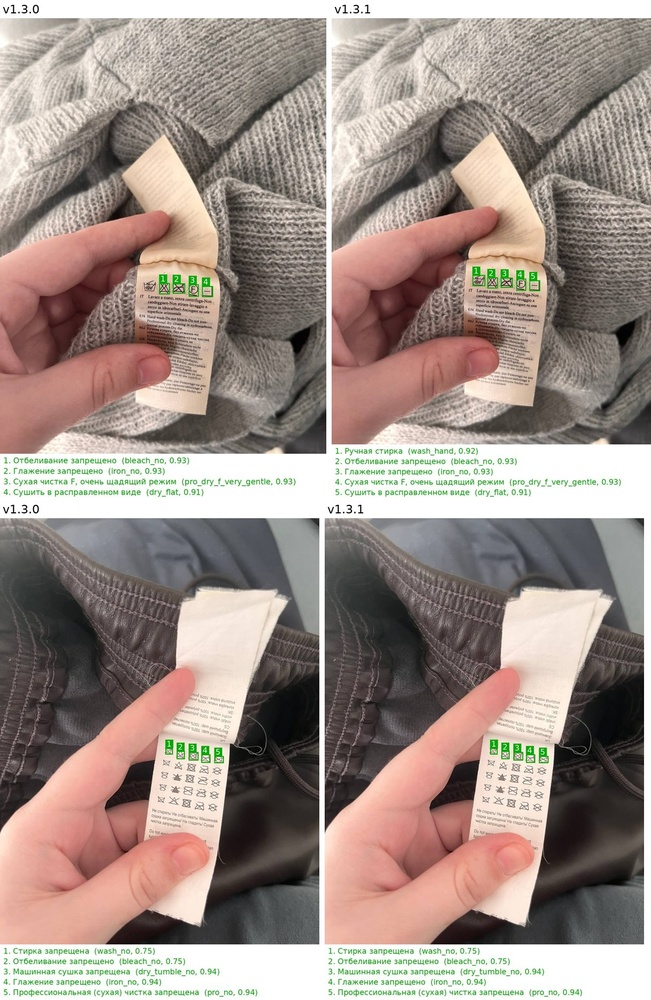
#> input picture comparison/new_photos_v1.3.0_vs_v1.3.1.jpg, 651 x 1000 px, shrunk from 1217 x 1868 before the run
$ python -i symbol_detector.py   (imports and definitions only)
#> lines starting #> are read from the running program, lines starting #| are printed output that depends on the picture; after the words box and inside, x2 and y2 are one past the last pixel; in counts of white or black regions, pixels touching at a corner belong together
"""Symbol candidate detection and segmentation.

Graphic care symbols are found as *groups* of ink components: a main outline
(tub, triangle, square, iron, circle – with its crossing lines, which are
connected to it) plus the small parts that belong to it (dots, temperature
digits, letters, bars under the shape, a separate steam cross ...).

Nothing here decides *what* a candidate is; the goal is a high-recall list of
plausible symbol regions. Text, logos and noise are rejected later by the
classifier (``not_symbol`` class) and by the post-checks.
"""
from __future__ import annotations

from dataclasses import dataclass, field

import cv2
import numpy as np


@dataclass
class Candidate:
    box: tuple[int, int, int, int]                 # x, y, w, h (in the searched image)
    main: int                                      # label of the main component
    parts: list[int] = field(default_factory=list)  # absorbed component labels
    main_box: tuple[int, int, int, int] = (0, 0, 0, 0)
    split: bool = False                            # piece of a split merged component (1.3.0)

    @property
    def h(self):
        return self.box[3]


def binarize(gray: np.ndarray, floor: float = 0.10) -> np.ndarray:
    """Ink mask (uint8 0/255) for dark ink on light background.

    Local black-hat ratio: darkness relative to a morphological closing with a
    kernel a few times wider than a stroke. The background estimate follows
    illumination gradients *and* sharp shadow edges, so shadows do not turn
    into ink. Filled interiors wider than the kernel only keep their outline –
    enough for localisation (classification works on the gray crop).
    """
#> called with floor = 0.1
    H, W = gray.shape
    g = cv2.GaussianBlur(gray, (3, 3), 0).astype(np.float32)
    k = int(np.clip(max(H, W) / 45, 9, 45)) | 1
    bg = cv2.morphologyEx(g, cv2.MORPH_CLOSE, cv2.getStructuringElement(cv2.MORPH_ELLIPSE, (k, k)))
    rel = (bg - g) / np.maximum(bg, 8.0)
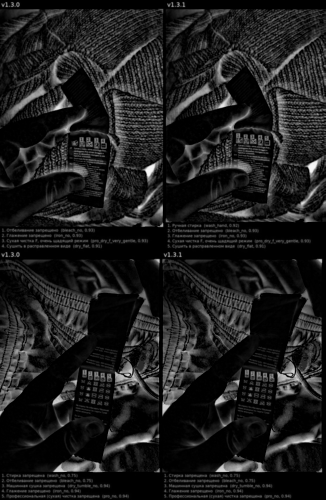
#> rel: shape (1000, 651) float32 (shown at 1/2 size); min 0, max 0.979, mean 0.117
    cand = rel[rel > 0.04]
    if cand.size < 50:
        return np.zeros((H, W), np.uint8)
    r8 = np.clip(cand * 255, 0, 255).astype(np.uint8)
    t, _ = cv2.threshold(r8, 0, 255, cv2.THRESH_BINARY + cv2.THRESH_OTSU)
#> t = 68
    thr = float(np.clip(t / 255.0 * 0.75, floor, 0.30))
#> thr = 0.2
    m = (rel > thr).astype(np.uint8) * 255
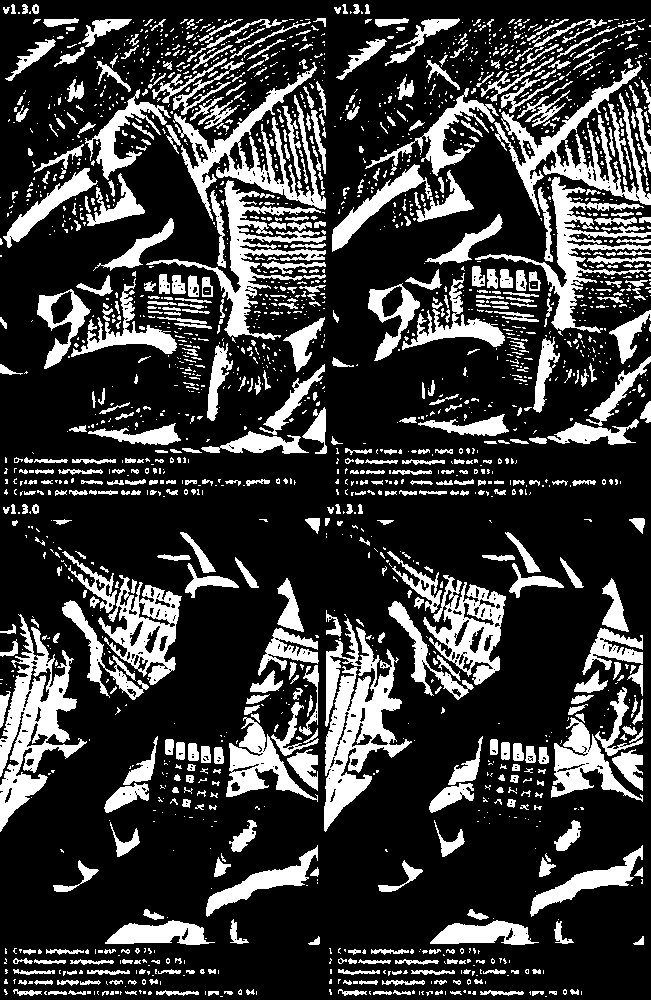
#> m: shape (1000, 651); 22.9% white; 2146 white regions (1538 under 20 px), largest, box (x1, y1, x2, y2) and area: (324, 618, 412, 832) 7577, (0, 614, 87, 832) 6725, (173, 62, 326, 221) 5255
    # remove speckle (fabric texture) without eating dots; close hairline gaps
    m = cv2.morphologyEx(m, cv2.MORPH_OPEN, np.ones((2, 2), np.uint8))
    m = cv2.morphologyEx(m, cv2.MORPH_CLOSE, np.ones((3, 3), np.uint8))
    return m


# [13 lines left out: function enhance_for_detection, not called in this run]


def _remove_long_lines(sub: np.ndarray, h_ref: int, w_ref: int) -> np.ndarray:
    """Erase ruled lines (table grids, label frames) from a component mask.

    Horizontal: segments found by an opening with a moderate kernel on a
    vertically dilated mask (tolerates tilt and a bent label) that chain into a
    run longer than 1.5x the strip height - no single symbol has such a line
    (bars under a tub are at most one symbol wide).
    Vertical: thin lines spanning (almost) the whole remaining strip height are
    cell separators; the sides of a drying square are shorter than the cell.
    """
    out = sub.copy()
    L = max(15, int(0.6 * h_ref))
    hor = cv2.morphologyEx(cv2.dilate(sub, np.ones((7, 1), np.uint8)), cv2.MORPH_OPEN,
                           cv2.getStructuringElement(cv2.MORPH_RECT, (L, 1)))
    n, lab, st, _ = cv2.connectedComponentsWithStats(hor, connectivity=8)
    ruled = False
    for j in range(1, n):
        # a table rule / frame spans (almost) the whole strip of at least ~3 cells; the joined
        # base lines of a few touching symbols (tub bars + triangle base + square bottom) do not
        if st[j, 2] >= max(1.5 * h_ref, 0.8 * w_ref) and w_ref >= 2.4 * h_ref:
            out[cv2.dilate((lab == j).astype(np.uint8), np.ones((3, 3), np.uint8)) > 0] = 0
            ruled = True
    if not ruled:
        return out  # no table: never remove vertical strokes (they are sides of drying squares, irons ...)
    ys = np.where(out.any(1))[0]
    h2 = int(ys.max() - ys.min() + 1) if ys.size else h_ref
    kv = max(15, int(0.85 * h2))
    if out.shape[0] >= kv:
        ver = cv2.morphologyEx(cv2.dilate(out, np.ones((1, 5), np.uint8)), cv2.MORPH_OPEN,
                               cv2.getStructuringElement(cv2.MORPH_RECT, (1, kv)))
        n, lab, st, _ = cv2.connectedComponentsWithStats(ver, connectivity=8)
        for j in range(1, n):
            if st[j, 2] <= max(8, 0.16 * h2) and st[j, 3] >= kv:
                out[cv2.dilate((lab == j).astype(np.uint8), np.ones((3, 3), np.uint8)) > 0] = 0
    return out


def _cut_valleys(sub: np.ndarray, h_sym: float) -> np.ndarray:
    """Cut a horizontal strip of touching symbols at the ink valleys between them.

    Dynamic programming over cut positions: every piece must have a plausible
    symbol width (0.45 - 1.6 x strip height); the cost of a cut is the ink in
    that column (relative to the strip's median column), plus a penalty for
    pieces whose width differs from the height (care symbols are roughly
    square). Columns with a lot of ink cannot be cut. Only the 2-px cut column
    is erased; classification still uses the gray crop.
    """
    H, W = sub.shape
    if W < 1.6 * h_sym:
        return sub
    prof = (sub > 0).sum(0).astype(np.float32)
    ps = np.convolve(prof, np.ones(3, np.float32) / 3, mode="same")
    nz = ps[ps > 0]
    if nz.size == 0:
        return sub
    med = float(np.median(nz))
    cost_cut = ps / max(med, 1e-6)
    allowed = cost_cut <= 0.8
    lo, hi = max(2, int(0.45 * h_sym)), int(1.6 * h_sym)
    INF = 1e18
    best = np.full(W + 1, INF)
    prev = np.full(W + 1, -1, np.int64)
    best[0] = 0.0
    for x in range(lo, W + 1):
        if x < W and not allowed[x]:
            continue
        a0, a1 = max(0, x - hi), x - lo
        if a1 < 0:
            continue
        cand = best[a0:a1 + 1]
        widths = x - np.arange(a0, a1 + 1)
        tot = cand + (widths / h_sym - 1.0) ** 2 + (cost_cut[x] if x < W else 0.0)
        k = int(np.argmin(tot))
        if tot[k] < best[x]:
            best[x], prev[x] = tot[k], a0 + k
    if best[W] >= INF:
        return sub
    out = sub.copy()
    x = int(prev[W])
    while x > 0:
        out[:, max(0, x - 1):x + 1] = 0
        x = int(prev[x])
    return out


def find_candidates(gray: np.ndarray, mask: np.ndarray | None = None, max_candidates: int = 160,
                    split_merged: bool = True):
    """Return (candidates, labels, stats, mask).

    A second, adaptive-threshold pass is used as a *recovery detector* when the
    main contrast mask breaks thin, low-contrast outlines into tiny fragments.
    Recovery candidates are only added in a symbol row where a plausible gap is
    bracketed by already-detected symbols.  This keeps label text and fabric
    weave from exploding the candidate list.
    """
    use_recovery = mask is None
    if mask is None:
        mask = binarize(gray)
    H, W = mask.shape
    n, labels, stats, cent = cv2.connectedComponentsWithStats(mask, connectivity=8)
#> n = 845; stats = 845 rows, first 6: [0, 0, 651, 1000, 497198], [12, 5, 28, 10, 161], [344, 5, 5, 10, 31], [355, 5, 16, 10, 92], [4, 8, 6, 7, 33], [335, 8, 7, 7, 35]; cent = 845 pairs, first value 1 to 650, second value 10.1 to 994.5
    # below ~16 px the distinguishing details (dots, bars, digits) are not resolvable
    min_h = max(16, int(0.012 * max(H, W)))
    prim = []
    merged = []  # components that may be several touching symbols / symbols inside a ruled grid
    for i in range(1, n):
        x, y, w, h, a = stats[i]
        if max(h, w) < min_h or min(h, w) < 0.5 * min_h:
            continue
        if h > 0.97 * H and w > 0.97 * W:
            continue
        ar = w / max(h, 1)
        if ar > 1.65 or ar < 1 / 1.65:
            touches_b = x <= 1 or y <= 1 or x + w >= W - 1 or y + h >= H - 1
            if not touches_b and min(h, w) >= min_h and max(ar, 1 / ar) <= 16:
                merged.append(i)
        if ar < 0.3 or ar > 3.2:
            continue
        fill = a / float(w * h)
        if fill > 0.85 and min(w, h) > 3 * min_h:  # big solid blob: shadow, stain, logo
            continue
        # anything touching the image border is a label edge, seam, garment region or a
        # symbol cut by the frame – none of them can be recognised reliably
        touches = x <= 1 or y <= 1 or x + w >= W - 1 or y + h >= H - 1
        if touches:
            continue
        if h > 0.9 * H and w > 0.9 * W:
            continue
        prim.append(i)
#> this loop made 844 passes
#> (x, y, w, h, a, ar, touches_b, fill) on passes 1, 10, 19, 22: (12, 5, 28, 10, 161, 2.8, False, 0.575), (80, 20, 52, 28, 584, 1.86, False, 0.401), (265, 20, 17, 9, 86, 1.89, False, 0.562), (397, 20, 64, 29, 607, 2.21, False, 0.327)
#> after the loop, merged = [10, 22, 29, 261, 321, 325, 393, 397, 474, 483, 636, 639, 640, 643, 753, 755]; prim = 107 values from 1 to 756
    prim.sort(key=lambda i: -stats[i, 3] * stats[i, 2])
    used = np.zeros(n, bool)
    used[0] = True
    cands: list[Candidate] = []
    # component geometry as arrays: the grouping test below is evaluated for all
    # components at once (same rules as before, vectorised - texture-heavy photos
    # have tens of thousands of components)
    SX, SY, SW, SH = (stats[:, k].astype(np.float64) for k in range(4))
#> SX = 845 values, max 650 at index 43, min 0 at index 0, mean 319.6; SY = 845 values, max 994 at index 844, min 0 at index 0, mean 402.8; SW = 845 values, max 651 at index 0, min 1 at index 43, mean 13.48; SH = 845 values, max 1000 at index 0, min 2 at index 13, mean 11.51
    CX, CY = SX + SW / 2, SY + SH / 2
#> CX = 845 values, max 650.5 at index 43, min 1.5 at index 315, mean 326.3; CY = 845 values, max 995 at index 844, min 10 at index 1, mean 408.6
    for i in prim:
        if used[i]:
            continue
        x, y, w, h, a = stats[i]
        # absorb region: parts inside the shape, bars/steam-cross below it
        ex0, ex1 = x - 0.10 * w, x + w + 0.10 * w
        ey0, ey1 = y - 0.12 * h, y + h + 0.48 * h
        free = ~used
        free[i] = False
        free &= ~((SH >= 0.75 * h) & (SW >= 0.75 * w))  # a comparable object -> a separate symbol
        inside = ((x <= CX) & (CX <= x + w) & (y <= CY) & (CY <= y + h) & (SX >= x - 0.05 * w)
                  & (SX + SW <= x + w + 0.05 * w) & (SY >= y - 0.05 * h) & (SY + SH <= y + h + 0.05 * h))
        below = ((x - 0.4 * w <= SX) & (SX + SW <= x + w + 0.4 * w) & (y + 0.85 * h <= CY) & (CY <= ey1)
                 & (((SW >= 0.45 * w) & (SH <= 0.4 * h) & (SW >= 2.5 * SH))
                    | ((SH <= 0.45 * h) & (SW <= 0.9 * w) & (SY < y + h + 0.2 * h))))
        dist = np.maximum.reduce([x - (SX + SW), SX - (x + w), y - (SY + SH), SY - (y + h), np.zeros_like(SX)])
        near = ((ex0 <= CX) & (CX <= ex1) & (ey0 <= CY) & (CY <= ey1) & (SH < 0.5 * h) & (SW < 0.5 * w)
                & (dist <= 0.12 * max(w, h)))
        parts = [int(j) for j in np.flatnonzero(free & (inside | below | near))]
        if len(parts) > 14:
            if split_merged and i not in merged and min(w, h) >= min_h:
                merged.append(i)  # a ruled frame around symbols: the frame lines get removed below
            continue  # a frame/region enclosing lots of things (label border, text box) – not a symbol
        bx0, by0, bx1, by1 = x, y, x + w, y + h
        for j in parts:
            jx, jy, jw, jh, _ = stats[j]
            bx0, by0 = min(bx0, jx), min(by0, jy)
            bx1, by1 = max(bx1, jx + jw), max(by1, jy + jh)
        cands.append(Candidate((int(bx0), int(by0), int(bx1 - bx0), int(by1 - by0)), i, parts, (int(x), int(y), int(w), int(h))))
        used[i] = True
        used[parts] = True
        if len(cands) >= max_candidates:
            break
#> this loop made 107 passes
#> i on passes 8 to 11: 18, 419, 172, 332

    if use_recovery and cands and len(cands) < max_candidates:
        # The contrast-relative mask is excellent on most symbols but can erase
        # a thin iron / drying outline printed on textured woven fabric. Adaptive
        # thresholding often recovers the whole contour in those cases.
        h_img, w_img = gray.shape
        block = int(np.clip(round(max(h_img, w_img) / 40), 15, 41)) | 1
        blur = cv2.GaussianBlur(gray, (3, 3), 0)
        # Match the likely foreground polarity: background should be the larger
        # class. This also handles dark/woven labels during the inverted search.
        otsu, _ = cv2.threshold(gray, 0, 255, cv2.THRESH_BINARY + cv2.THRESH_OTSU)
        dark_ink = float((gray > otsu).mean()) >= 0.5
        threshold_type = cv2.THRESH_BINARY_INV if dark_ink else cv2.THRESH_BINARY
        adaptive = cv2.adaptiveThreshold(
            blur, 255, cv2.ADAPTIVE_THRESH_GAUSSIAN_C, threshold_type, block, 9
        )
        adaptive = cv2.morphologyEx(adaptive, cv2.MORPH_OPEN, np.ones((2, 2), np.uint8))
        adaptive = cv2.morphologyEx(adaptive, cv2.MORPH_CLOSE, np.ones((3, 3), np.uint8))
        recovered, _, _, _ = find_candidates(gray, mask=adaptive, max_candidates=max_candidates)
#> call 2 of find_candidates, with max_candidates = 160, split_merged = True
#> in find_candidates (call 2), `n, labels, stats, cent = cv2.connectedComponentsWithStats(mask, connec..`:
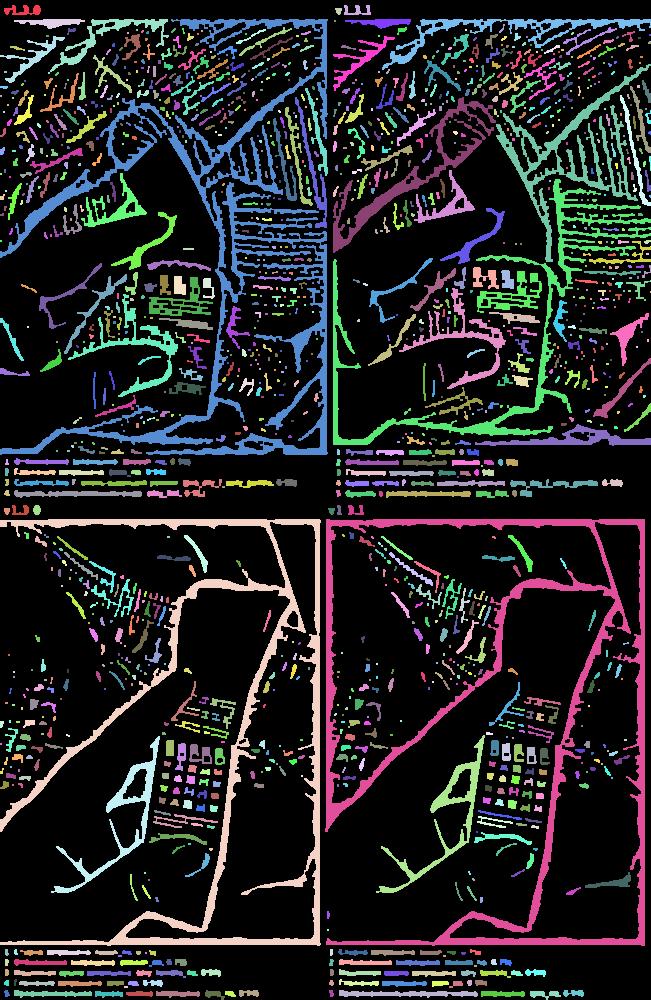
#> labels: shape (1000, 651) int32; 1411 distinct labels, from 0 to 1410; one colour per label, 0 black
#> the loop in find_candidates (call 2), `for i in prim:` made 163 passes
#> i on passes 1 to 3: 933, 255, 1188

        def overlap(a, b):
            ax, ay, aw, ah = a; bx, by, bw, bh = b
            ix = max(0, min(ax + aw, bx + bw) - max(ax, bx))
            iy = max(0, min(ay + ah, by + bh) - max(ay, by))
            inter = ix * iy
            union = aw * ah + bw * bh - inter
            return inter / union if union > 0 else 0.0

        base_centres = []
        for c in cands:
            x, y, w, h = c.box
            base_centres.append((x + w / 2, y + h / 2, w, h, c.box))
#> this loop made 81 passes

        added = []
        for alt in recovered:
            # Use the main connected component box, not the often larger region
            # collected from nearby textile texture and letters below the symbol.
            x, y, w, h = alt.main_box
            if min(w, h) < max(16, int(0.012 * max(h_img, w_img))):
                continue
            box = (int(x), int(y), int(w), int(h))
            if any(overlap(box, c.box) >= 0.18 for c in cands):
                continue
            cx, cy = x + w / 2, y + h / 2
            # Keep only recoveries that line up with the established symbol row
            # and fill a realistic gap between a left and right symbol.
            left = []
            right = []
            aligned = []
            for nx, ny, nw, nh, _ in base_centres:
                scale_h = max(h, nh)
                if abs(cy - ny) > 0.62 * scale_h:
                    continue
                aligned.append((nx, ny, nw, nh))
                dx = cx - nx
                if 0.45 * scale_h <= dx <= 2.4 * scale_h:
                    left.append((dx, scale_h))
                elif -2.4 * scale_h <= dx <= -0.45 * scale_h:
                    right.append((-dx, scale_h))
            if not left or not right or len(aligned) < 2:
                continue
            # Reject tiny text fragments in the row gutter: a recovered symbol
            # should be comparable in size to the symbols already on that row.
            row_heights = np.asarray([item[3] for item in aligned], dtype=np.float32)
            typical_h = float(np.median(row_heights))
            if h < 0.55 * typical_h or h > 1.65 * typical_h:
                continue
            # A candidate must truly occupy a horizontal gap, not overlap the
            # centre of an existing symbol region on the same row. Ignore text
            # candidates at the same x-coordinate on unrelated lines.
            if any(abs(cx - nx) < 0.48 * max(h, nh) for nx, ny, nw, nh in aligned):
                continue
            added.append(Candidate(box=box, main=alt.main, parts=[], main_box=box))
            base_centres.append((cx, cy, w, h, box))
            if len(cands) + len(added) >= max_candidates:
                break
#> this loop made 138 passes
        cands.extend(added)

    # (after the recovery pass, so that split pieces never block a recovered symbol)
    if split_merged and use_recovery and merged:
        # Touching symbols (a crossing line running into the next symbol) and symbols printed
        # in a ruled table form ONE wide component that is rejected above (aspect ratio) or
        # read as one symbol. Remove long ruled lines and cut the strip at ink valleys, then
        # group the pieces again. The pieces are added as additional candidates; duplicate
        # suppression after classification keeps whichever reading is more confident.
        mask2 = np.zeros_like(mask)
        for i in merged:
            x, y, w, h, _ = stats[i]
            sub = (labels[y:y + h, x:x + w] == i).astype(np.uint8) * 255
            horizontal = w >= h
            if not horizontal:
                sub = np.ascontiguousarray(sub.T)
            hh = sub.shape[0]
            sub = _remove_long_lines(sub, hh, sub.shape[1])
            ys = np.where(sub.any(1))[0]
            if ys.size:
                hh = int(ys.max() - ys.min() + 1)
            sub = _cut_valleys(sub, max(hh, min_h))
            if not horizontal:
                sub = np.ascontiguousarray(sub.T)
            mask2[y:y + h, x:x + w] = np.maximum(mask2[y:y + h, x:x + w], sub)
#> this loop made 24 passes
#> i on passes 1 to 4: 10, 22, 29, 261
#> pass 1, in _remove_long_lines, `n, lab, st, _ = cv2.connectedComponentsWithStats(hor, connectivity=8)`:
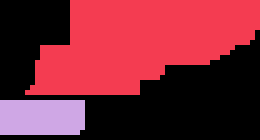
#> lab: shape (28, 52) int32 (shown 5 times larger); 3 distinct labels, from 0 to 2; one colour per label, 0 black
        extra, _, _, _ = find_candidates(gray, mask=mask2, max_candidates=max_candidates, split_merged=False)
#> call 3 of find_candidates, with max_candidates = 160, split_merged = False
#> in find_candidates (call 3), `n, labels, stats, cent = cv2.connectedComponentsWithStats(mask, connec..`:
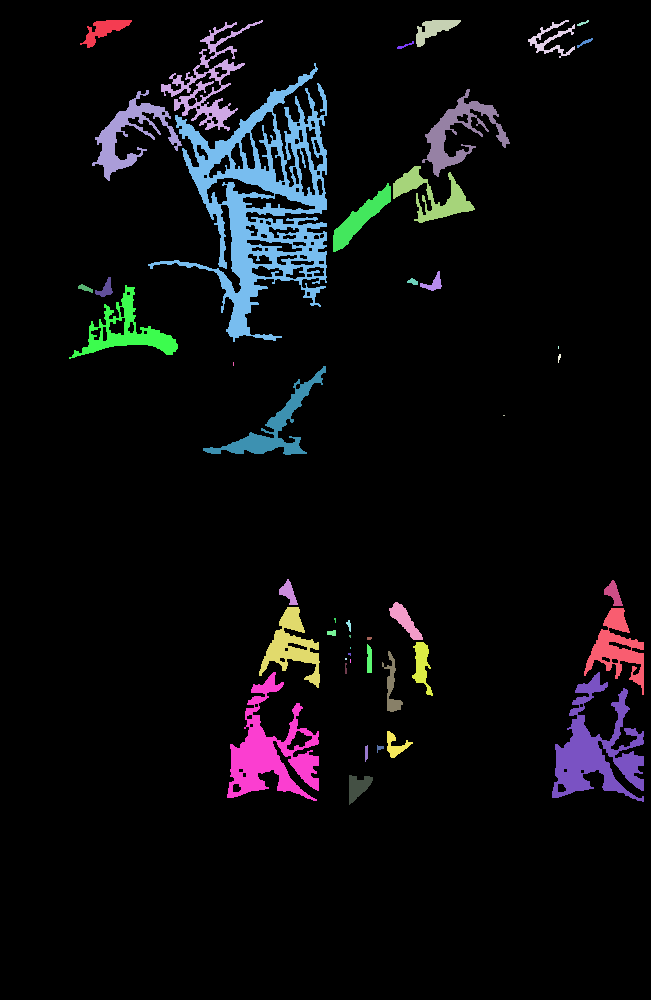
#> labels: shape (1000, 651) int32; 47 distinct labels, from 0 to 46; one colour per label, 0 black
#> the loop in find_candidates (call 3), `for i in prim:` made 26 passes
#> i on passes 1 to 4: 8, 42, 41, 2
        for c in extra:
            x, y, w, h = c.box
            if any(_iou(c.box, o.box) > 0.6 for o in cands):
                continue
            ar = w / max(h, 1)
            if ar > 2.6 or ar < 0.38:
                continue  # still a strip: not resolved into single symbols
            c.split = True
            cands.append(c)
            if len(cands) >= max_candidates + 40:  # split pieces get their own budget
                break
#> this loop made 24 passes

    return cands, labels, stats, mask


def _iou(a, b) -> float:
    ax, ay, aw, ah = a
    bx, by, bw, bh = b
    ix = max(0, min(ax + aw, bx + bw) - max(ax, bx))
    iy = max(0, min(ay + ah, by + bh) - max(ay, by))
    inter = ix * iy
    union = aw * ah + bw * bh - inter
    return inter / union if union > 0 else 0.0


# [7 lines left out: function crop, not called in this run]

>>> import cv2
>>> picture = cv2.imread('../comparison/new_photos_v1.3.0_vs_v1.3.1.jpg', cv2.IMREAD_GRAYSCALE)
>>> result = find_candidates(picture)
